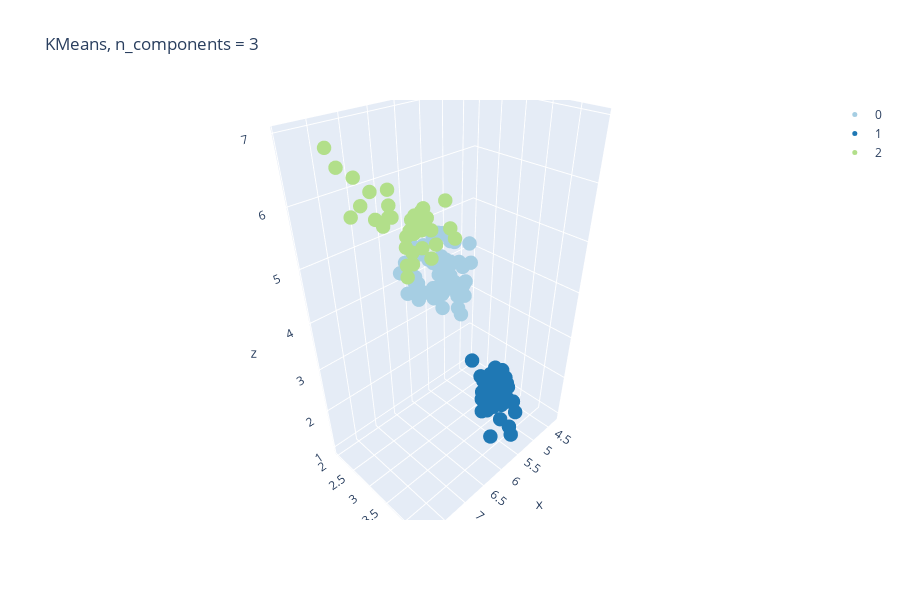

Notebook cell for this chart:
### Code cell
from sklearn.cluster import KMeans, MiniBatchKMeans # what is the difference between these two?

X = iris.data
y = iris.target

km = KMeans(3)
km.fit(X)

plot_3d(X, km.labels_, 'KMeans, n_components = 3')
iris_cluster = cluster_scoreing_pivot(X, y, km.labels_, iris_cluster, 'KMeans, 3')

### Figure 1 — Plotly figure (JSON) as saved in the notebook; plotly's stock layout.template omitted (floating-point values rounded to 4 significant figures)
{"data": [{"marker": {"color": "rgb(166,206,227)", "size": 5}, "mode": "markers", "name": "0", "type": "scatter3d", "x": [7, 6.4, 5.5, 6.5, 5.7, 6.3, 4.9, 6.6, 5.2, 5, 5.9, 6, 6.1, 5.6, 6.7, 5.6, 5.8, 6.2, 5.6, 5.9, 6.1, 6.3, 6.1, 6.4, 6.6, 6.8, 6, 5.7, 5.5, 5.5, 5.8, 6, 5.4, 6, 6.7, 6.3, 5.6, 5.5, 5.5, 6.1, 5.8, 5, 5.6, 5.7, 5.7, 6.2, 5.1, 5.7, 5.8, 4.9, 5.7, 5.8, 6, 5.6, 6.3, 6.2, 6.1, 6.3, 6, 5.8, 6.3, 5.9], "y": [3.2, 3.2, 2.3, 2.8, 2.8, 3.3, 2.4, 2.9, 2.7, 2, 3, 2.2, 2.9, 2.9, 3.1, 3, 2.7, 2.2, 2.5, 3.2, 2.8, 2.5, 2.8, 2.9, 3, 2.8, 2.9, 2.6, 2.4, 2.4, 2.7, 2.7, 3, 3.4, 3.1, 2.3, 3, 2.5, 2.6, 3, 2.6, 2.3, 2.7, 3, 2.9, 2.9, 2.5, 2.8, 2.7, 2.5, 2.5, 2.8, 2.2, 2.8, 2.7, 2.8, 3, 2.8, 3, 2.7, 2.5, 3], "z": [4.7, 4.5, 4, 4.6, 4.5, 4.7, 3.3, 4.6, 3.9, 3.5, 4.2, 4, 4.7, 3.6, 4.4, 4.5, 4.1, 4.5, 3.9, 4.8, 4, 4.9, 4.7, 4.3, 4.4, 4.8, 4.5, 3.5, 3.8, 3.7, 3.9, 5.1, 4.5, 4.5, 4.7, 4.4, 4.1, 4, 4.4, 4.6, 4, 3.3, 4.2, 4.2, 4.2, 4.3, 3, 4.1, 5.1, 4.5, 5, 5.1, 5, 4.9, 4.9, 4.8, 4.9, 5.1, 4.8, 5.1, 5, 5.1]}, {"marker": {"color": "rgb(31,120,180)", "size": 5}, "mode": "markers", "name": "1", "type": "scatter3d", "x": [5.1, 4.9, 4.7, 4.6, 5, 5.4, 4.6, 5, 4.4, 4.9, 5.4, 4.8, 4.8, 4.3, 5.8, 5.7, 5.4, 5.1, 5.7, 5.1, 5.4, 5.1, 4.6, 5.1, 4.8, 5, 5, 5.2, 5.2, 4.7, 4.8, 5.4, 5.2, 5.5, 4.9, 5, 5.5, 4.9, 4.4, 5.1, 5, 4.5, 4.4, 5, 5.1, 4.8, 5.1, 4.6, 5.3, 5], "y": [3.5, 3, 3.2, 3.1, 3.6, 3.9, 3.4, 3.4, 2.9, 3.1, 3.7, 3.4, 3, 3, 4, 4.4, 3.9, 3.5, 3.8, 3.8, 3.4, 3.7, 3.6, 3.3, 3.4, 3, 3.4, 3.5, 3.4, 3.2, 3.1, 3.4, 4.1, 4.2, 3.1, 3.2, 3.5, 3.6, 3, 3.4, 3.5, 2.3, 3.2, 3.5, 3.8, 3, 3.8, 3.2, 3.7, 3.3], "z": [1.4, 1.4, 1.3, 1.5, 1.4, 1.7, 1.4, 1.5, 1.4, 1.5, 1.5, 1.6, 1.4, 1.1, 1.2, 1.5, 1.3, 1.4, 1.7, 1.5, 1.7, 1.5, 1, 1.7, 1.9, 1.6, 1.6, 1.5, 1.4, 1.6, 1.6, 1.5, 1.5, 1.4, 1.5, 1.2, 1.3, 1.4, 1.3, 1.5, 1.3, 1.3, 1.3, 1.6, 1.9, 1.4, 1.6, 1.4, 1.5, 1.4]}, {"marker": {"color": "rgb(178,223,138)", "size": 5}, "mode": "markers", "name": "2", "type": "scatter3d", "x": [6.9, 6.7, 6.3, 7.1, 6.3, 6.5, 7.6, 7.3, 6.7, 7.2, 6.5, 6.4, 6.8, 6.4, 6.5, 7.7, 7.7, 6.9, 7.7, 6.7, 7.2, 6.4, 7.2, 7.4, 7.9, 6.4, 6.1, 7.7, 6.3, 6.4, 6.9, 6.7, 6.9, 6.8, 6.7, 6.7, 6.5, 6.2], "y": [3.1, 3, 3.3, 3, 2.9, 3, 3, 2.9, 2.5, 3.6, 3.2, 2.7, 3, 3.2, 3, 3.8, 2.6, 3.2, 2.8, 3.3, 3.2, 2.8, 3, 2.8, 3.8, 2.8, 2.6, 3, 3.4, 3.1, 3.1, 3.1, 3.1, 3.2, 3.3, 3, 3, 3.4], "z": [4.9, 5, 6, 5.9, 5.6, 5.8, 6.6, 6.3, 5.8, 6.1, 5.1, 5.3, 5.5, 5.3, 5.5, 6.7, 6.9, 5.7, 6.7, 5.7, 6, 5.6, 5.8, 6.1, 6.4, 5.6, 5.6, 6.1, 5.6, 5.5, 5.4, 5.6, 5.1, 5.9, 5.7, 5.2, 5.2, 5.4]}, {"marker": {"color": "rgb(51,160,44)", "size": 5}, "mode": "markers", "name": "3", "type": "scatter3d", "x": [], "y": [], "z": []}, {"marker": {"color": "rgb(251,154,153)", "size": 5}, "mode": "markers", "name": "4", "type": "scatter3d", "x": [], "y": [], "z": []}, {"marker": {"color": "rgb(227,26,28)", "size": 5}, "mode": "markers", "name": "5", "type": "scatter3d", "x": [], "y": [], "z": []}, {"marker": {"color": "rgb(253,191,111)", "size": 5}, "mode": "markers", "name": "6", "type": "scatter3d", "x": [], "y": [], "z": []}, {"marker": {"color": "rgb(255,127,0)", "size": 5}, "mode": "markers", "name": "7", "type": "scatter3d", "x": [], "y": [], "z": []}, {"marker": {"color": "rgb(202,178,214)", "size": 5}, "mode": "markers", "name": "8", "type": "scatter3d", "x": [], "y": [], "z": []}, {"marker": {"color": "rgb(106,61,154)", "size": 5}, "mode": "markers", "name": "9", "type": "scatter3d", "x": [], "y": [], "z": []}], "layout": {"height": 600, "title": {"text": "KMeans, n_components = 3"}, "width": 900}}
